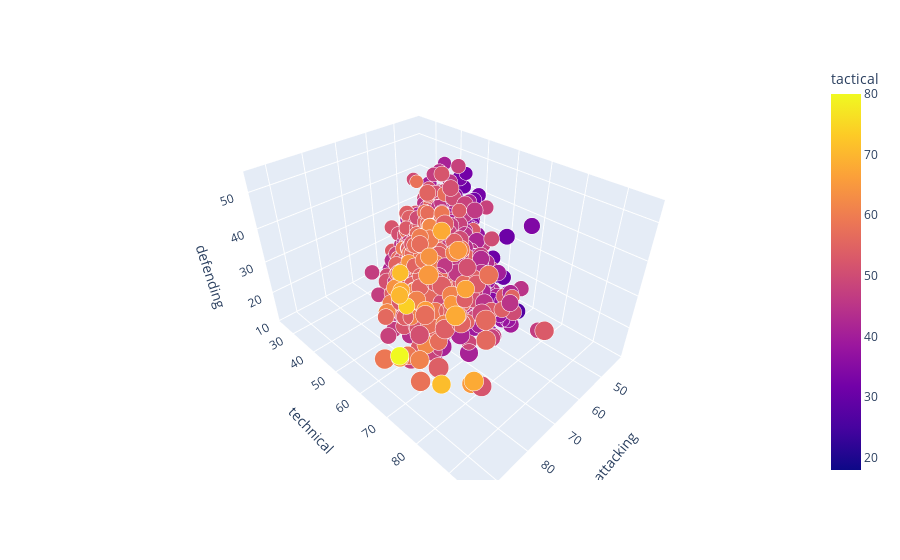

The cell this chart's notebook holds for it:
### Code cell
px.scatter_3d(players_data_F, x=players_data_F['attacking'], y=players_data_F['technical'], 
                z=players_data_F['defending'], color=players_data_F['tactical'], 
                size=players_data_F['creativity'], opacity=1)

### Figure 1 — Plotly figure (JSON) as saved in the notebook; plotly's stock layout.template omitted (floating-point values rounded to 4 significant figures; data arrays with more than 128 entries replaced by an {"elided": "..."} marker saying what was removed)
{"data": [{"hovertemplate": "attacking=%{x}<br>technical=%{y}<br>defending=%{z}<br>creativity=%{marker.size}<br>tactical=%{marker.color}<extra></extra>", "legendgroup": "", "marker": {"color": {"elided": "2292 int values"}, "coloraxis": "coloraxis", "opacity": 1, "size": {"elided": "2292 int values"}, "sizemode": "area", "sizeref": 0.2125, "symbol": "circle"}, "mode": "markers", "name": "", "scene": "scene", "showlegend": false, "type": "scatter3d", "x": {"elided": "2292 int values"}, "y": {"elided": "2292 int values"}, "z": {"elided": "2292 int values"}}], "layout": {"coloraxis": {"colorbar": {"title": {"text": "tactical"}}, "colorscale": [[0, "#0d0887"], [0.1111, "#46039f"], [0.2222, "#7201a8"], [0.3333, "#9c179e"], [0.4444, "#bd3786"], [0.5556, "#d8576b"], [0.6667, "#ed7953"], [0.7778, "#fb9f3a"], [0.8889, "#fdca26"], [1, "#f0f921"]]}, "legend": {"itemsizing": "constant", "tracegroupgap": 0}, "margin": {"t": 60}, "scene": {"domain": {"x": [0, 1], "y": [0, 1]}, "xaxis": {"title": {"text": "attacking"}}, "yaxis": {"title": {"text": "technical"}}, "zaxis": {"title": {"text": "defending"}}}}}
